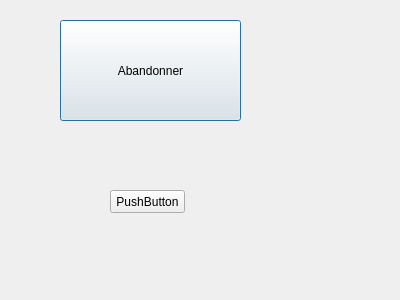
<?xml version="1.0" encoding="UTF-8"?>
<ui version="4.0">
 <class>dialogMoyen</class>
 <widget class="QDialog" name="dialogMoyen">
  <property name="geometry">
   <rect>
    <x>0</x>
    <y>0</y>
    <width>400</width>
    <height>300</height>
   </rect>
  </property>
  <property name="windowTitle">
   <string>Dialog</string>
  </property>
  <widget class="QPushButton" name="pushButton">
   <property name="geometry">
    <rect>
     <x>60</x>
     <y>20</y>
     <width>181</width>
     <height>101</height>
    </rect>
   </property>
   <property name="text">
    <string>Abandonner</string>
   </property>
  </widget>
  <widget class="QPushButton" name="pushButton_2">
   <property name="geometry">
    <rect>
     <x>110</x>
     <y>190</y>
     <width>75</width>
     <height>23</height>
    </rect>
   </property>
   <property name="text">
    <string>PushButton</string>
   </property>
  </widget>
 </widget>
 <resources/>
 <connections/>
</ui>
